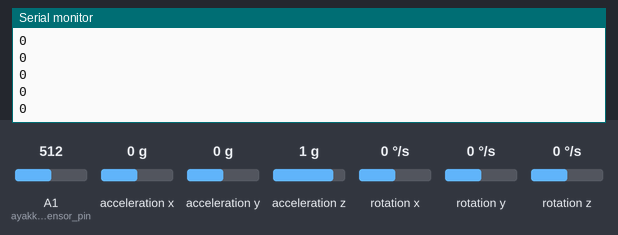
This sketch was run on a simulated Arduino Uno, built with avr-gcc and run on an emulated ATmega328P. Shown: the last lines printed to the serial monitor. The test bench sets the inputs (shaded band); at power-on: acceleration x 0 g, A1 (ayakkabi_sensor_pin) = 512, acceleration y 0 g, acceleration z 1 g, rotation x 0 °/s, rotation y 0 °/s, rotation z 0 °/s.

Above: at 1.2 s.
1.3 s: acceleration x set to -1.4 g
At 1.59 s:
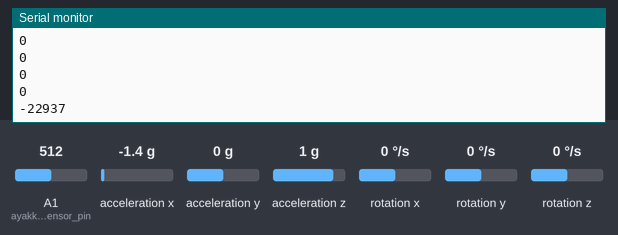
2.8 s: acceleration x set to -0.8 g
At 2.82 s:
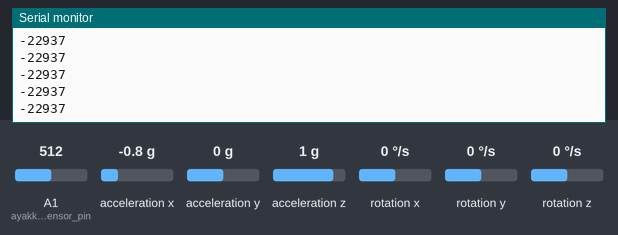
Timing chart, 0 to 5.8 s (numbered marks = the images above; inputs shaded):
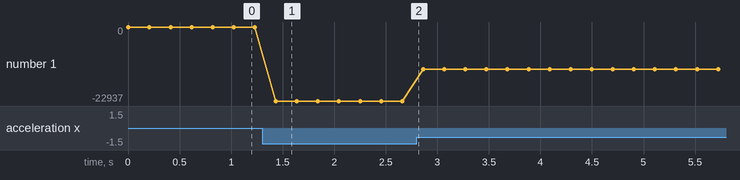

The sketch:

arduino_code_two.ino
```cpp
#include "I2Cdev.h"
#include "MPU6050.h"
MPU6050 sensor;

int ivme_x, ivme_y, ivme_z, gyro_x, gyro_y, gyro_z;
const int ayakkabi_sensor_pin = A1;
int ayakkabi_value = 0;
bool temas, tus;

void setup() {
  Serial.begin(9600);
  sensor.initialize();
  pinMode(ayakkabi_sensor_pin, INPUT);
  tus = false;
}

void loop() {
  sensor.getMotion6(&ivme_x, &ivme_y, &ivme_z, &gyro_x, &gyro_y, &gyro_z);
  ayakkabi_value = analogRead(ayakkabi_sensor_pin);

  if (ayakkabi_value < 15)
  {
    temas = true;
    tus = false;
  }
  else
  {
    temas = false;
  }

  if (temas == false && tus == false)
  {
    Serial.println(000);
    tus = true;
  }
  else
  {
    Serial.println(ivme_x);
  }

  delay(200);
}
```

Measured:
- after the input at 1.3 s, the serial monitor: prints a new line after 0.13 s (image 1)
- plotted number 1: 0 → -22937 after the input at 1.3 s, -22937 → -13107 after the input at 2.8 s
